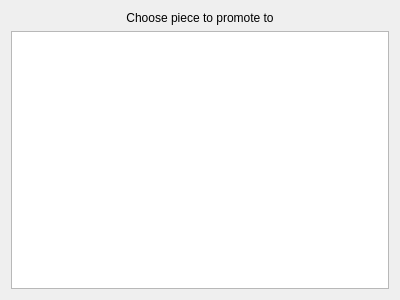
<?xml version="1.0" encoding="UTF-8"?>
<ui version="4.0">
 <class>PromotionDialog</class>
 <widget class="QDialog" name="PromotionDialog">
  <property name="windowModality">
   <enum>Qt::ApplicationModal</enum>
  </property>
  <property name="geometry">
   <rect>
    <x>0</x>
    <y>0</y>
    <width>400</width>
    <height>300</height>
   </rect>
  </property>
  <property name="windowTitle">
   <string>PromotionDialog</string>
  </property>
  <layout class="QVBoxLayout" name="verticalLayout_2">
   <item>
    <widget class="QLabel" name="label">
     <property name="text">
      <string>Choose piece to promote to</string>
     </property>
     <property name="alignment">
      <set>Qt::AlignCenter</set>
     </property>
    </widget>
   </item>
   <item>
    <widget class="QTableWidget" name="pieceIconTable"/>
   </item>
  </layout>
 </widget>
 <resources/>
 <connections/>
</ui>
